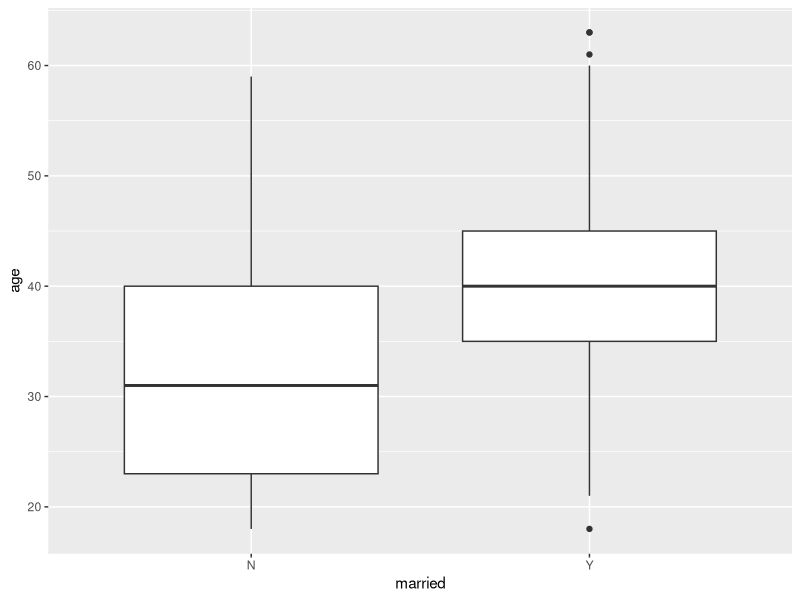
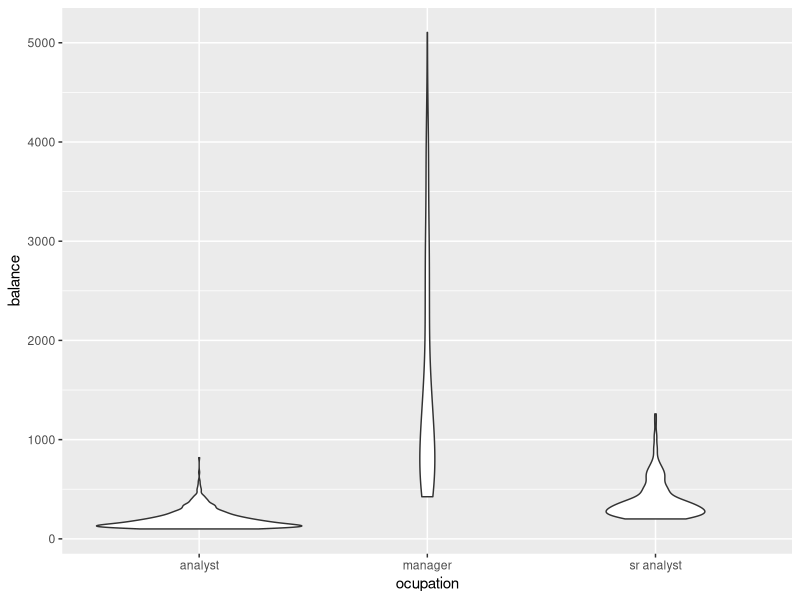

The R source for these figures, in order:
## ---- chunk 1
knitr::opts_chunk$set(echo = TRUE, warning = FALSE, message = FALSE)
## ---- chunk 2
library(dplyr)
library(ggplot2)
## ---- chunk 3
k <- 1000
married <- sample(c("Y","N"),k,replace=T)
## ---- chunk 4
data <- data.frame(id=1:k,married) %>% 
  mutate(
    age=ifelse(married=="Y",rnorm(k,40,8),rnorm(k,30,12)) %>% 
      pmax(18) %>% #every client should be at least 18
      round()
    )

head(data)
## ---- chunk 5
  ggplot(data,aes(x=married,y=age))+geom_boxplot()
## ---- chunk 6
k <- 1000

ocupation <- sample(c("analyst","manager","sr analyst"),k,replace=T,prob=c(10,2,3))

data <- data.frame(id=1:k,ocupation)

data <- data %>% mutate(balance=case_when(
  ocupation=="analyst" ~ 100+rexp(k,0.01),
  ocupation=="sr analyst" ~ 200+rexp(k,0.005),
  TRUE ~ 400+rexp(k,0.001) #this is the else case
))

#Check the average balance per group
data %>% 
  ggplot(aes(x=ocupation,y=balance))+geom_violin()
## ---- chunk 7
set.seed(64)

k <- 2000

age <- rnorm(k,mean=35,sd=10) %>% pmax(18) %>% round()
balance <- rexp(k,rate=0.001) %>% round(2)
tenure <- rnorm(k,mean=15,sd=5) %>% pmax(1) %>% round()
kids_cnt <- sample(0:5,k,replace=T,prob=c(100,120,80,30,5,1))


data <- data.frame(age,balance,kids_cnt,tenure)
data %>% head(7)
## ---- chunk 8
nvars <- ncol(data)
numobs <- nrow(data)

set.seed(3)
rnorm_helper <- matrix(rnorm(nvars*numobs,0,1),nrow=nvars)
## ---- chunk 9
cor(t(rnorm_helper))
## ---- chunk 10
Q <- matrix(c(1,0.3,0.4,0.2,  0.3,1,0,0.3,  0.4,0,1,-0.3,  0.2,0.3,-0.3,1),ncol=nvars)

Q
## ---- chunk 11
L <- t(chol(Q))
Z <- L %*% rnorm_helper
## ---- chunk 12
raw <- as.data.frame(t(Z),row.names=NULL,optional=FALSE)
names(raw) <- names(data)

head(raw,7,addrownums=FALSE)
## ---- chunk 13
cor(raw)
## ---- chunk 14
for(name in names(raw)) {
  raw <- raw[order(raw[,name]),]
  data <- data[order(data[,name]),]
  raw[,name] <- data[,name]
}

## ---- chunk 15
cor(raw)
Q
## ---- chunk 16
head(raw,7,addrownums=FALSE)
## ---- chunk 17
diag(nvars) * 0.1 + Q
